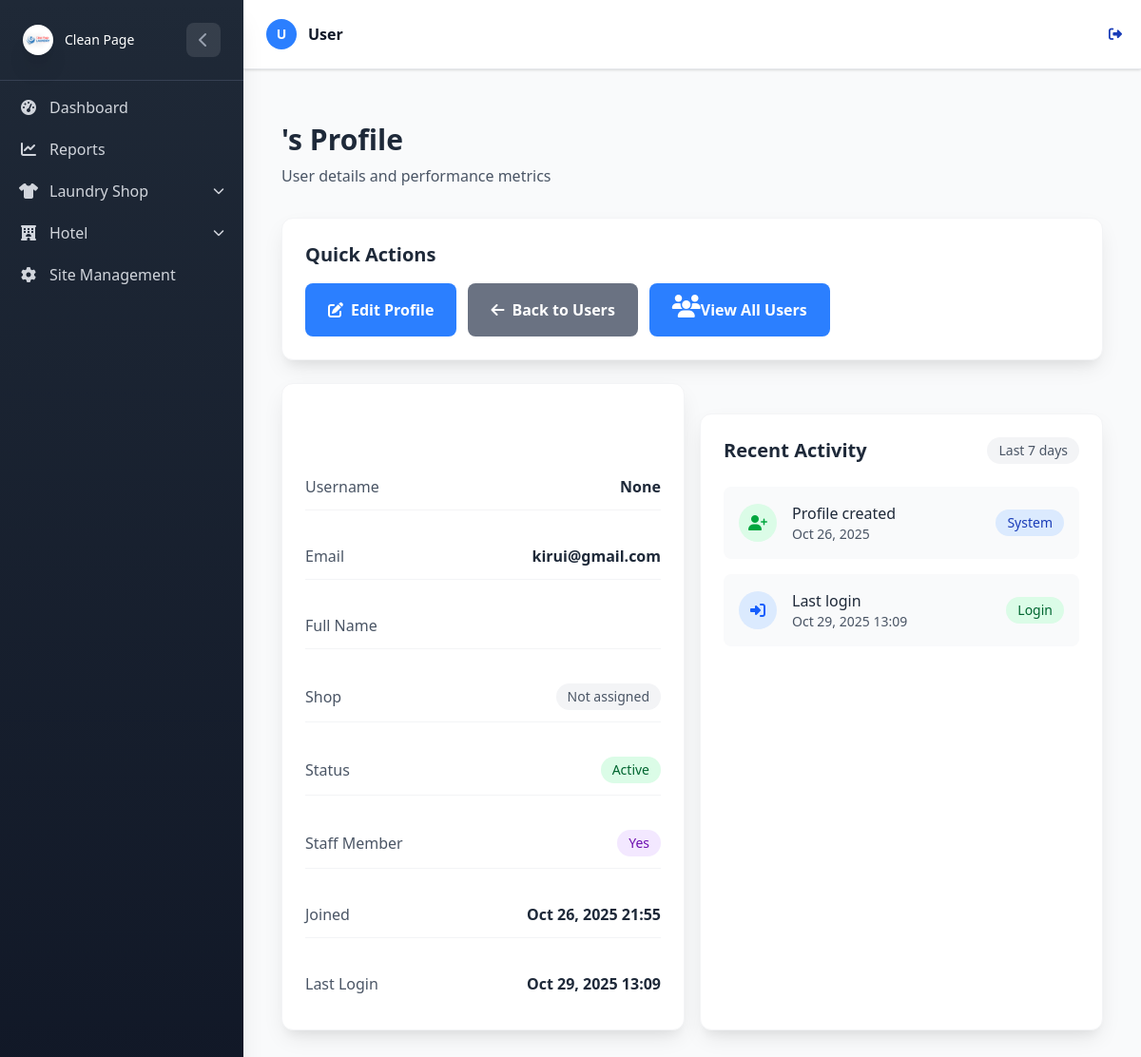
The page /Laundry/user/3/profile/ (signed in) on the database as committed earlier.
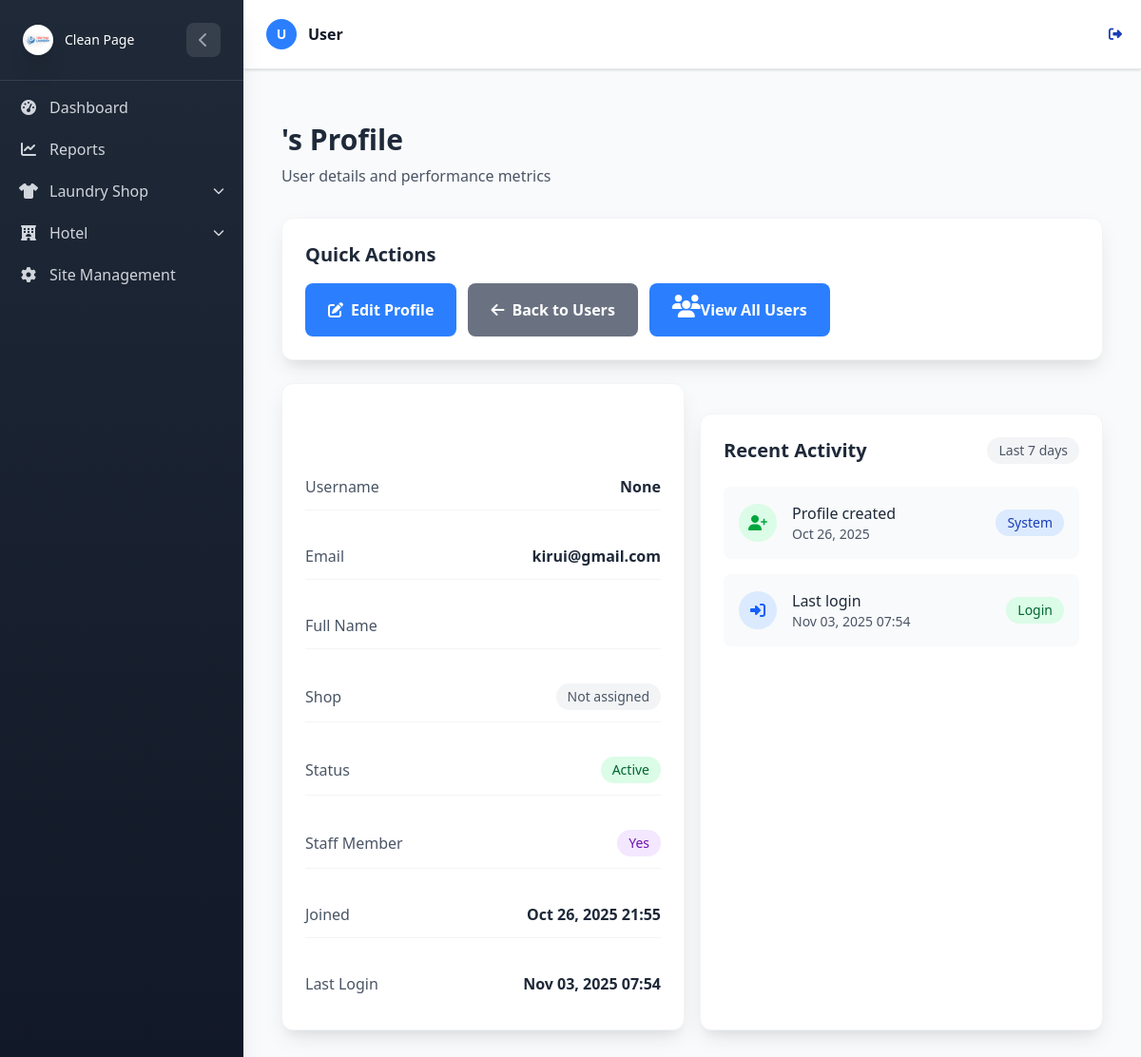
The same page on the database as committed later.
### LaundryApp/models.py (models this page shows, shortened)
class UserProfile(AbstractUser):
    username = None
    email = models.EmailField(unique=True)
    USERNAME_FIELD = 'email'
    REQUIRED_FIELDS = []
    USER_TYPE_CHOICES = (
        ('admin', 'Admin'),
        ('staff', 'Staff'),
    )
    user_type = models.CharField(max_length=20, choices=USER_TYPE_CHOICES, db_index=True)
    objects = CustomUserManager()

### LaundryApp/View/usermanage.py (the view)
# urls.py: path('user/<int:pk>/profile/', usermanage.user_profile, name='user_profile'),
@login_required
@admin_required
def user_profile(request, pk):
    user = get_object_or_404(User, pk=pk)
    customers_created = Customer.objects.filter(created_by=user).count()
    customers = Customer.objects.filter(created_by=user)
    user_orders = Order.objects.filter(customer__in=customers)
    total_orders = user_orders.count()
    total_revenue = user_orders.aggregate(total=Sum('total_price'))['total'] or 0
    context = {
        'user': user,
        'total_orders': total_orders,
        'total_revenue': total_revenue,
        'customers_created': customers_created,
    }
    return render(request, 'user/user_profile.html', context)

### LaundryApp/context_processors.py (called while the page is built)
def active_shop(request):
    return {
        'active_shop_name': request.session.get('active_shop_name', None)
    }

### LaundryApp/views.py (called while the page is built)
def is_admin(user):
    if user.is_superuser:
        return True
    user_profile = get_user_profile(user)
    return user_profile and user_profile.user_type == 'admin'

def admin_required(view_func):
    @wraps(view_func)
    def _wrapped_view(request, *args, **kwargs):
        if not is_admin(request.user):
            messages.error(request, "You don't have admin privileges.")
            return redirect('laundry:Laundrydashboard')
        return view_func(request, *args, **kwargs)
    return _wrapped_view

### LaundryApp/templates/user/user_profile.html (shortened to what the changed rows need)
{% extends "base.html" %}
{% block content %}
<div class="container mx-auto px-4 py-8">
    <div class="flex flex-col md:flex-row md:items-center md:justify-between mb-8">
        <div class="mb-4 md:mb-0">
            <h1 class="text-3xl font-bold text-gray-800">{{ user.get_full_name }}'s Profile</h1>
        </div>
    </div>
    <div class="grid grid-cols-2 gap-4 mt-6">
        <div class="bg-white rounded-xl shadow-lg overflow-hidden border border-gray-100">
            <div class="bg-gradient-to-r from-blue-500 to-blue-600 px-6 py-4">
                <h2 class="text-xl font-semibold text-white">User Information</h2>
            </div>
            <div class="p-6">
                <div class="space-y-6">
                    <div class="flex items-center justify-between py-3 border-b border-gray-100">
                        <span class="text-gray-600 font-medium">Username</span>
                        <span class="text-gray-800 font-semibold">{{ user.username }}</span>
                    </div>
                    <div class="flex items-center justify-between py-3 border-b border-gray-100">
                        <span class="text-gray-600 font-medium">Email</span>
                        <span class="text-gray-800 font-semibold">{{ user.email }}</span>
                    </div>
                    <div class="flex items-center justify-between py-3 border-b border-gray-100">
                        <span class="text-gray-600 font-medium">Joined</span>
                        <span class="text-gray-800 font-semibold">{{ user.date_joined|date:"M d, Y H:i" }}</span>
                    </div>
                    <div class="flex items-center justify-between py-3">
                        <span class="text-gray-600 font-medium">Last Login</span>
                        <span class="text-gray-800 font-semibold">
                            {% if user.last_login %}
                            {{ user.last_login|date:"M d, Y H:i" }}
                            {% else %}
                            <span class="text-gray-400">Never</span>
                            {% endif %}
                        </span>
                    </div>
                </div>
            </div>
        </div>
    <div class="mt-8 bg-white rounded-xl shadow-lg p-6 border border-gray-100">
        <div class="space-y-4">
            <div class="flex items-center justify-between p-4 bg-gray-50 rounded-lg">
                <div class="flex items-center">
                    <div>
                        <p class="font-medium text-gray-800">Profile created</p>
                        <p class="text-sm text-gray-600">{{ user.date_joined|date:"M d, Y" }}</p>
                    </div>
                </div>
            </div>
            <div class="flex items-center justify-between p-4 bg-gray-50 rounded-lg">
                <div class="flex items-center">
                    <div>
                        <p class="font-medium text-gray-800">Last login</p>
                        <p class="text-sm text-gray-600">
                            {% if user.last_login %}
                            {{ user.last_login|date:"M d, Y H:i" }}
                            {% else %}
                            Never logged in
                            {% endif %}
                        </p>
                    </div>
                </div>
            </div>
        </div>
    </div>
    </div>
</div>
{% endblock %}

### LaundryApp/templates/base.html (shortened to what the changed rows need)
{% load static tailwind_tags %}
{% load static %}
<!DOCTYPE html>
<html lang="en">
<head>
    {% tailwind_css %}
    <link rel="stylesheet" href="https://cdnjs.cloudflare.com/ajax/libs/font-awesome/6.4.0/css/all.min.css">
    <link rel="stylesheet" href="{% static 'css/dist/styles.css' %}">
</head>
<body class="bg-gray-50 min-h-screen font-sans">
    <div id="main-content"
        class="content-transition min-h-screen content-mobile-full {% if user.is_authenticated %}lg:ml-64{% endif %}">
        <header class="bg-white shadow-sm border-b border-gray-200">
            <div class="flex items-center justify-between px-4 py-3 lg:px-6 lg:py-4">
                <div class="flex items-center space-x-3 p-2">
                    <div class="flex items-center space-x-3">
                        <div class="relative">
                            <div class="w-8 h-8 lg:w-10 lg:h-10 bg-blue-500 rounded-full flex items-center justify-center">
                                <span class="text-white font-semibold text-sm lg:text-base">
                                    {{ user.first_name|first|upper|default:"U" }}
                                </span>
                            </div>
                        </div>
                        <div class="flex flex-col leading-tight">
                            <p class="font-semibold text-gray-900">
                                {{ user.first_name|default:"User" }}
                            </p>
                        </div>
                    </div>
                </div>
            </div>
        </header>
        <main class="p-4 lg:p-6">
            {% block content %}{% endblock %}
        </main>
    </div>
</body>
</html>

Rows that differ between the two databases and show on the page:
changed UserProfile "User": last_login "Oct 29, 2025 13:09" → "Nov 03, 2025 07:54"
